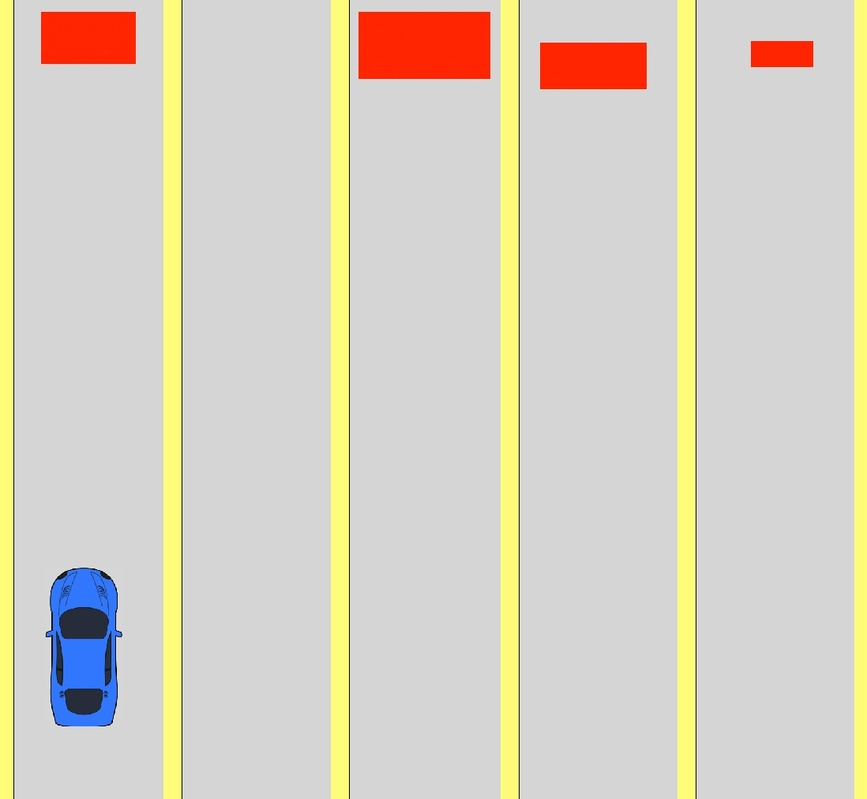
#> input picture 01_first_images/2_task/images/image_00.jpg, 867 x 799 px, shrunk from 1098 x 1012 before the run
$ jupyter execute 2notebook.ipynb
#> lines starting #> are read from the running program, lines starting #| are printed output that depends on the picture; after the words box and inside, x2 and y2 are one past the last pixel; in counts of white or black regions, pixels touching at a corner belong together
# Задача №2 - Пробки в городе

Требуется написать программу, которая на вход принимает картинку, на которой схематически изображена машинка на дороге с полосами и препятствия на полосах. Соответствующие объекты обозначены цветами, которые сохраняются на всех изображениях.

Результатом работы программы является номер полосы, на которую нужно перестроиться или сообщение о том, что перестраиваться не нужно.

Примечание: номер дороги считается слева направо, отсчет начинается с нуля.

[cell 1]
# импорт модулей
import cv2
import sys

import matplotlib.pyplot as plt
import numpy as np

## Функция для отрисовки изображения
Используем заранее написанную функцию plot_one_image для отображения картинок.

[cell 2]
def plot_one_image(image: np.ndarray, title: str) -> None:
    """
    Отобразить изображение с помощью matplotlib.
    Вспомогательная функция

    :param image: изображение для отображения
    :param title: заголовок для изображения
    :return: None
    """
    fig, ax = plt.subplots(1, 1, figsize=(4, 3))

    plt.title(title)

    image = cv2.cvtColor(image, cv2.COLOR_BGR2RGB)

    ax.imshow(image, cmap='gray')
    ax.axis('off')
    plt.show()

## Решение

Загрузим первое изображение и преобразуем его в цветовое пространство HSV, что обычно лучше подходит для выделения цветов.

[cell 3]
path = r'images//image_00.jpg'

img = cv2.imread(cv2.samples.findFile(path))
#> img is the input picture: shape (799, 867, 3); mean B, G, R 195, 209.4, 215.4

if img is None:
    sys.exit("Could not read the image.")

plot_one_image(image=img, title="OG road image (HSV)")

hsv = cv2.cvtColor(img, cv2.COLOR_BGR2HSV)
#> hsv: shape (799, 867, 3); mean H, S, V 13.8, 26, 217.5

Найдём на загруженном изображении автомобиль (всегда синего цвета) и препятствия на его пути (всегда красного цвета). Для этого создадим маски для автомобиля и препятствий, установив пороги для синего и красного.

[cell 4]
red_lower = np.array([0, 100, 100], np.uint8)
red_upper = np.array([10, 255, 255], np.uint8)
obstacle_mask = cv2.inRange(hsv, red_lower, red_upper)
#> obstacle_mask: shape (799, 867); 3% white; 4 white regions, box (x1, y1, x2, y2) and area: (358, 12, 491, 79) 8909, (540, 42, 647, 90) 5131, (41, 11, 136, 64) 4941, (751, 41, 814, 67) 1636

blue_lower = np.array([110, 50, 50], np.uint8)
blue_upper = np.array([130, 255, 255], np.uint8)
car_mask = cv2.inRange(hsv, blue_lower, blue_upper)
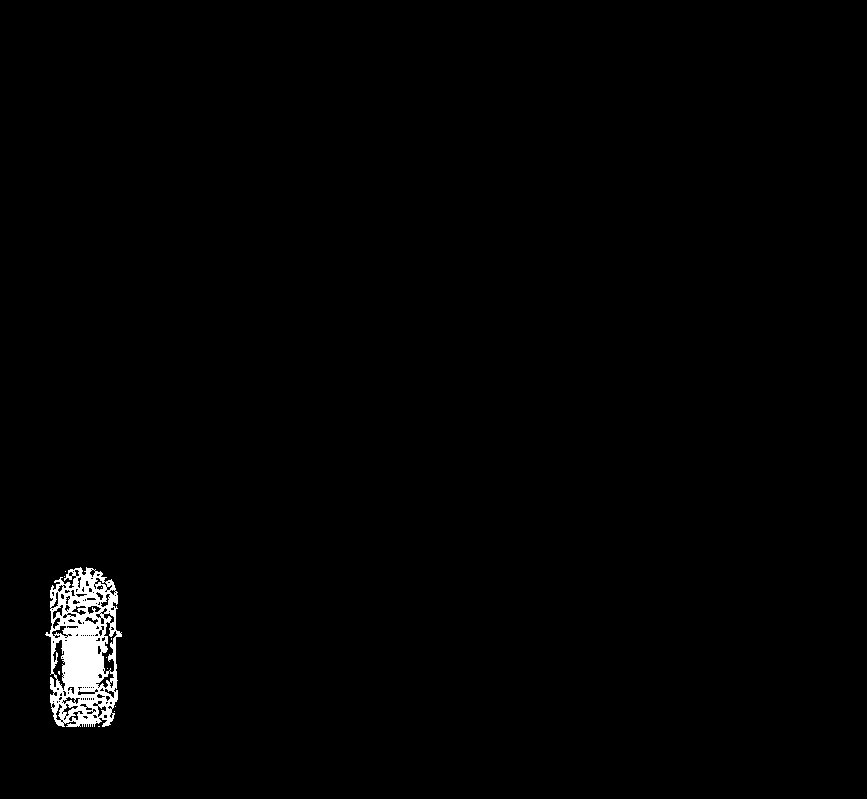
#> car_mask: shape (799, 867); 1.1% white; 11 white regions (10 under 20 px)

Найдём их контуры и отобразим наглядно на отдельном изображении: залитая чёрным картинка с синими и красными контурами машины и препятствий.

[cell 5]
obstacle_contours, _ = cv2.findContours(obstacle_mask, cv2.RETR_EXTERNAL, cv2.CHAIN_APPROX_SIMPLE)
#> obstacle_contours = 4 contours; box (x1, y1, x2, y2) and area: (358, 12, 491, 79) 8711, (540, 42, 647, 90) 4979, (41, 11, 136, 64) 4795, (751, 41, 814, 67) 1549
found_contours = np.zeros(img.shape, np.uint8)
cv2.drawContours(found_contours, obstacle_contours, -1, (0, 0, 255), 2)

car_contour, _ = cv2.findContours(car_mask, cv2.RETR_EXTERNAL, cv2.CHAIN_APPROX_NONE)
#> car_contour = 6 contours, 5 with area under 20; largest, box (x1, y1, x2, y2) and area: (45, 567, 122, 727) 9342
cv2.drawContours(found_contours, car_contour, -1, (255, 0, 0), 2)
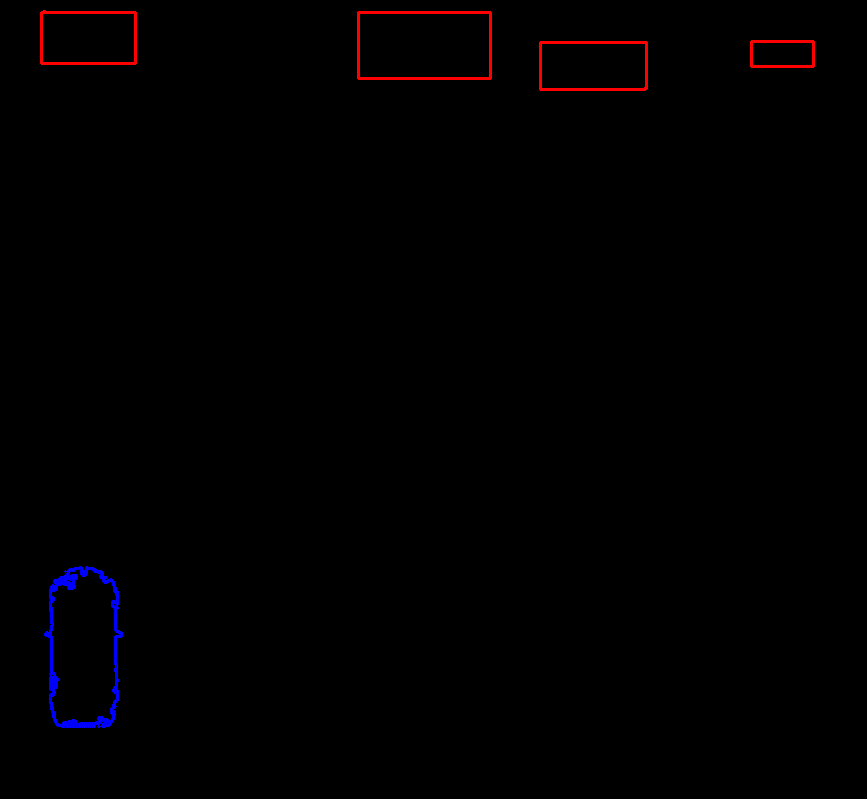
#> found_contours: shape (799, 867, 3); mean of channels 0, 1, 2 0.8, 0, 1.3; drawn as B, G, R

plot_one_image(image=found_contours, title="Found contours")

Определим количество полос. Известно, что все полосы, кроме одной, перекрыты препятствиями. Поэтому мы можем посчитать количество полос, посчитав количество препятствий и прибавив единицу (чтобы учесть свободную от препятствий дорогу).

Посчитаем также ширину полосы - вычисляется как ширина изображения, делённая на количество полос.

[cell 6]
lanes_num = 0
for obstacle in obstacle_contours:
    lanes_num += 1
#> this loop made 4 passes
#> after the loop, lanes_num = 4

lanes_num += 1
#> lanes_num = 5
print(f"Всего полос на картинке: {lanes_num}")
#| Всего полос на картинке: 5

lane_width = img.shape[1] // lanes_num
#> lane_width = 173

Теперь определим полосу автомобиля и наличие препятствий на полосах.

Ранее мы вычислили ширину полосы. Теперь можем вычислить центр автомобиля, тем самым вычислив, на какой полосе он находится.

Также мы вычисляем, на каких полосах есть препятствие. Сначала мы считаем, что препятствий на полосах нет вовсе, а затем проверяем, как прямоугольники по ширине соотносятся с полосами (чью ширину мы высчитали ранее).

Каждая полоса с препятствием окажется в массиве проверенных полос столько раз, сколько будет циклов.

[cell 7]
car_x = int(np.mean([c[0][0] for c in car_contour[0]]))
#> car_x = 98
car_lane = car_x // lane_width
#> car_lane = 0

checked_lanes = []
lane_obstacles = [False] * lanes_num
#> lane_obstacles = [False, False, False, False, False]
for c in obstacle_contours:
    x, _, w, _ = cv2.boundingRect(c)
    obstacle_lane = x // lane_width
    if (obstacle_lane * lane_width) <= x <= ((obstacle_lane + 1) * lane_width) - w:
        lane_obstacles[obstacle_lane] = True

    for i in range(lanes_num):
        if not lane_obstacles[i]:
            if i != car_lane:
                checked_lanes.append(i)
#> this loop made 4 passes
#> (x, w, obstacle_lane) on passes 1 to 4: (540, 107, 3), (751, 63, 4), (358, 133, 2), (41, 95, 0)
#> after the loop, checked_lanes = [1, 2, 4, 1, 2, 1, 1]; lane_obstacles = [True, False, True, True, True]

Последняя проверенная полоса - это и есть искомая, т.е. та, на которой нет препятствий (полосы считаются слева направо, начиная с 0).

[cell 8]
if checked_lanes[-1] != car_lane:
    print(f'Нужно перестроиться на полосу номер {checked_lanes[-1]}.')
#| Нужно перестроиться на полосу номер 1.
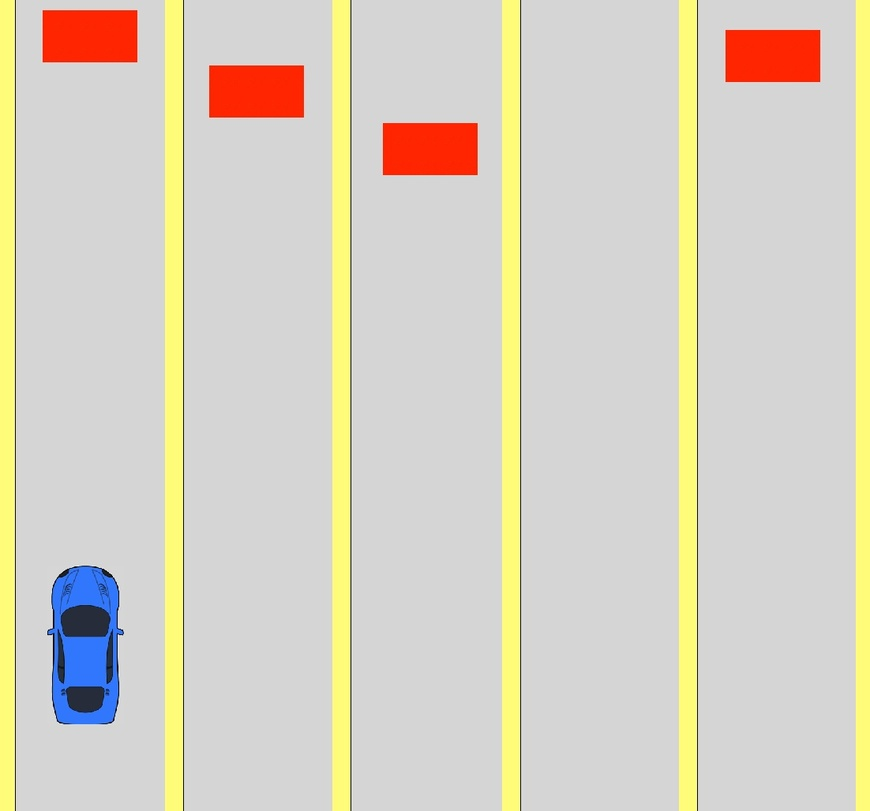
#> input picture 01_first_images/2_task/images/image_01.jpg, 870 x 811 px, shrunk from 1102 x 1028 before the run
#> further down, img is the input picture: shape (811, 870, 3); mean B, G, R 195, 209.9, 215.6
else:
    print('Перестраиваться не нужно')

## Найденные полосы для перестройки

Оформим весь вышенаписанный код в виде функции, чтобы применить его к оставшимся картинкам с полосами и препятствиями.

[cell 9]
def find_road_number(path_to_image: str):
    """
    Поиск номера полосы, на которую нужно перестроиться

    :param path_to_image: путь к картинке с автомобилем
    :return: строка с результатом
    """
#> called with path_to_image = 'images//image_01.jpg'

    img = cv2.imread(cv2.samples.findFile(path))

    if img is None:
        sys.exit("Could not read the image.")

    hsv = cv2.cvtColor(img, cv2.COLOR_BGR2HSV)
#> hsv: shape (811, 870, 3); mean H, S, V 10.6, 26.2, 217.7

    blue_lower = np.array([110, 50, 50], np.uint8)
    blue_upper = np.array([130, 255, 255], np.uint8)
    car_mask = cv2.inRange(hsv, blue_lower, blue_upper)
#> car_mask: shape (811, 870); 1% white; 4 white regions (3 under 20 px), largest, box (x1, y1, x2, y2) and area: (48, 565, 124, 725) 7316

    red_lower = np.array([0, 100, 100], np.uint8)
    red_upper = np.array([10, 255, 255], np.uint8)
    obstacle_mask = cv2.inRange(hsv, red_lower, red_upper)
#> obstacle_mask: shape (811, 870); 2.9% white; 4 white regions

    car_contour, _ = cv2.findContours(car_mask, cv2.RETR_EXTERNAL, cv2.CHAIN_APPROX_NONE)
#> car_contour = 3 contours, 2 with area under 20; largest, box (x1, y1, x2, y2) and area: (48, 565, 124, 725) 8721
    found_contours = np.zeros(img.shape, np.uint8)
    cv2.drawContours(found_contours, car_contour, -1, (255, 0, 0), 2)
#> found_contours: shape (811, 870, 3)

    obstacle_contours, _ = cv2.findContours(obstacle_mask, cv2.RETR_EXTERNAL, cv2.CHAIN_APPROX_SIMPLE)
#> obstacle_contours = 4 contours; box (x1, y1, x2, y2) and area: (42, 10, 138, 63) 4936, (209, 65, 304, 118) 4886, (382, 123, 478, 176) 4870, (725, 30, 821, 82) 4842
    cv2.drawContours(found_contours, obstacle_contours, -1, (0, 0, 255), 2)
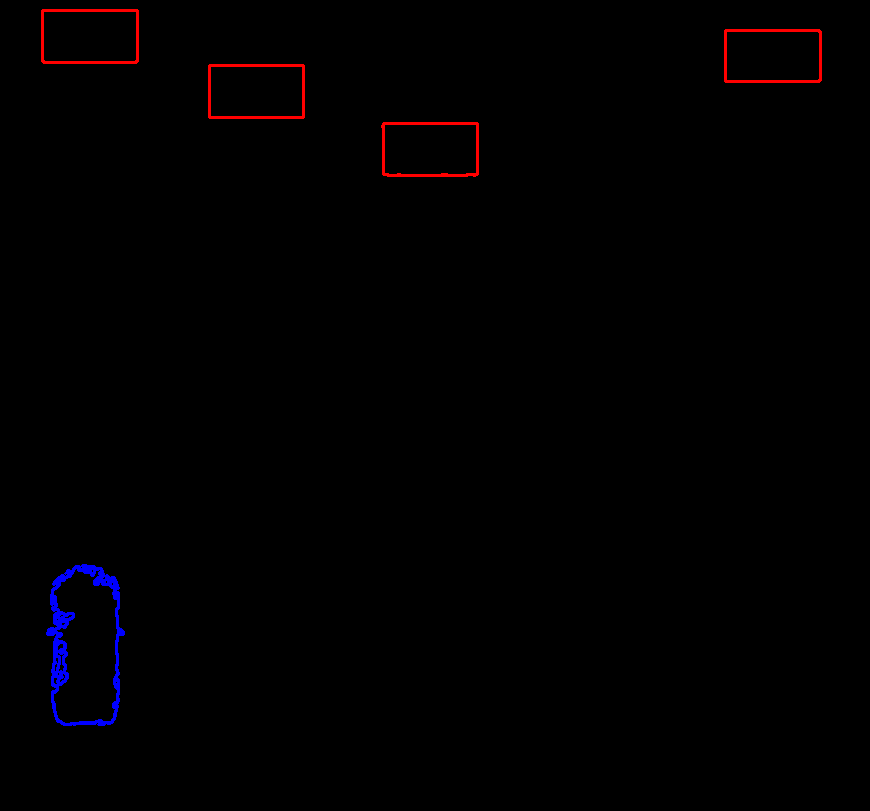
#> found_contours: shape (811, 870, 3); mean of channels 0, 1, 2 1, 0, 1.3; drawn as B, G, R

    lanes_num = 0
    for obstacle in obstacle_contours:
        lanes_num += 1
#> after the loop, lanes_num = 4

    lanes_num += 1
#> lanes_num = 5

    lane_width = img.shape[1] // lanes_num
#> lane_width = 174

    car_x = int(np.mean([c[0][0] for c in car_contour[0]]))
#> car_x = 49
    car_lane = car_x // lane_width
#> car_lane = 0

    checked_lanes = []
    lane_obstacles = [False] * lanes_num
#> lane_obstacles = [False, False, False, False, False]
    for c in obstacle_contours:
        x, _, w, _ = cv2.boundingRect(c)
        obstacle_lane = x // lane_width
        if (obstacle_lane * lane_width) <= x <= ((obstacle_lane + 1) * lane_width) - w:
            lane_obstacles[obstacle_lane] = True

        for i in range(lanes_num):
            if not lane_obstacles[i]:
                if i != car_lane:
                    checked_lanes.append(i)
#> this loop made 4 passes
#> (x, w, obstacle_lane) on passes 1 to 4: (382, 96, 2), (209, 95, 1), (725, 96, 4), (42, 96, 0)
#> after the loop, checked_lanes = [1, 3, 4, 3, 4, 3, 3]; lane_obstacles = [True, True, True, False, True]

    if checked_lanes[-1] != car_lane:
        return f'Нужно перестроиться на полосу номер {checked_lanes[-1]}'
    else:
        return 'Перестраиваться не нужно'

Применим написанную функцию к оставшимся двум картинкам. Отобразим сначала саму картинку, зачем - на какую полосу надо перестраиваться.

[cell 10]
path = r'images//image_01.jpg'

img = cv2.imread(cv2.samples.findFile(path))

if img is None:
    sys.exit("Could not read the image.")

plot_one_image(image=img, title="image_01.jpg")

print(find_road_number(path))

[cell 11]
path = r'images//image_02.jpg'

img = cv2.imread(cv2.samples.findFile(path))
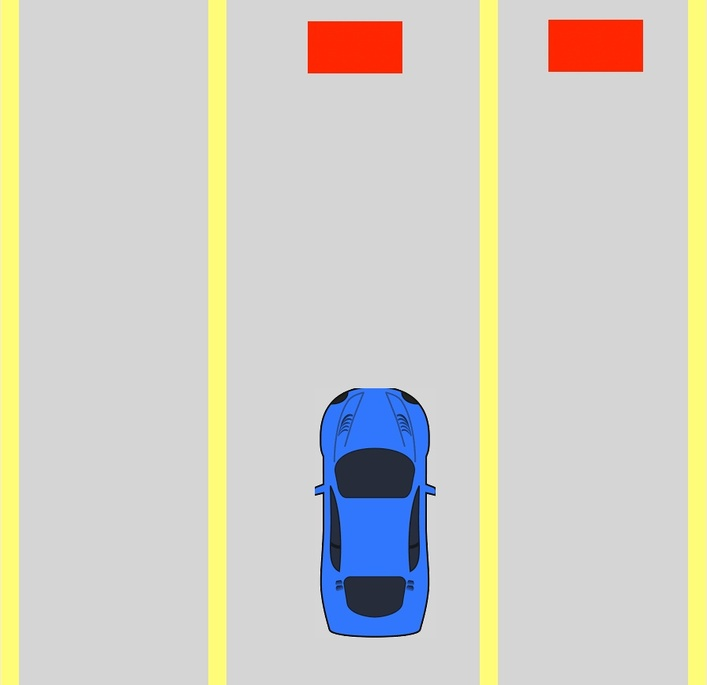
#> input picture 01_first_images/2_task/images/image_02.jpg, 707 x 685 px, shrunk from 896 x 868 before the run
#> img is the input picture: shape (685, 707, 3); mean B, G, R 197.6, 207.1, 209.2

if img is None:
    sys.exit("Could not read the image.")

plot_one_image(image=img, title="image_02.jpg")

print(find_road_number(path))
#> call 2 of find_road_number, with path_to_image = 'images//image_02.jpg'
#> in find_road_number (call 2), `hsv = cv2.cvtColor(img, cv2.COLOR_BGR2HSV)`: hsv: shape (685, 707, 3); mean H, S, V 15.1, 28.5, 216.6
#> in find_road_number (call 2), `car_mask = cv2.inRange(hsv, blue_lower, blue_upper)`: car_mask: shape (685, 707); 4.1% white; 10 white regions (9 under 20 px), largest, box (x1, y1, x2, y2) and area: (314, 388, 436, 637) 20063
#> in find_road_number (call 2), `obstacle_mask = cv2.inRange(hsv, red_lower, red_upper)`:
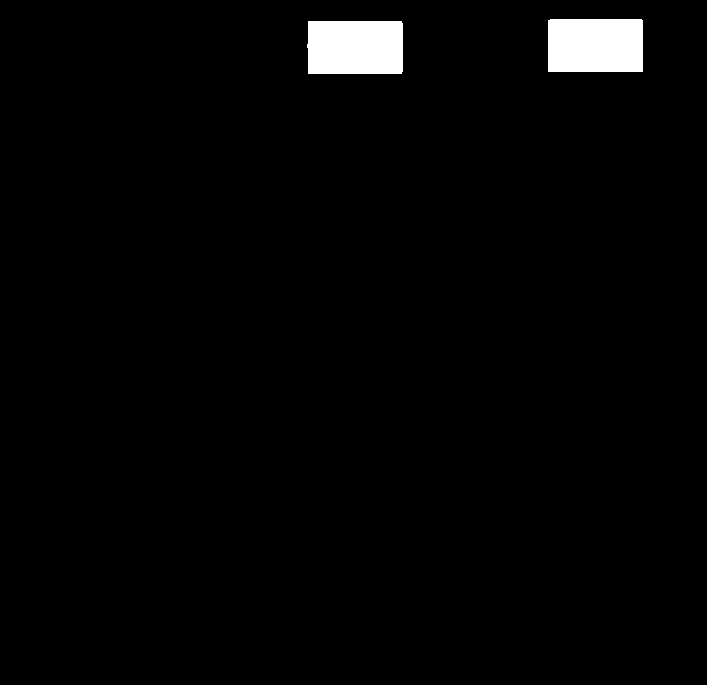
#> obstacle_mask: shape (685, 707); 2.1% white; 2 white regions
#> in find_road_number (call 2), `car_contour, _ = cv2.findContours(car_mask, cv2.RETR_EXTERNAL, cv2.CHA..`: car_contour = 10 contours, 9 with area under 20; largest, box (x1, y1, x2, y2) and area: (314, 388, 436, 637) 23529
#> in find_road_number (call 2), `obstacle_contours, _ = cv2.findContours(obstacle_mask, cv2.RETR_EXTERN..`: obstacle_contours = 2 contours; box (x1, y1, x2, y2) and area: (307, 21, 403, 74) 4889, (548, 19, 643, 72) 4886
#> in find_road_number (call 2), `cv2.drawContours(found_contours, obstacle_contours, -1, (0, 0, 255), 2)`:
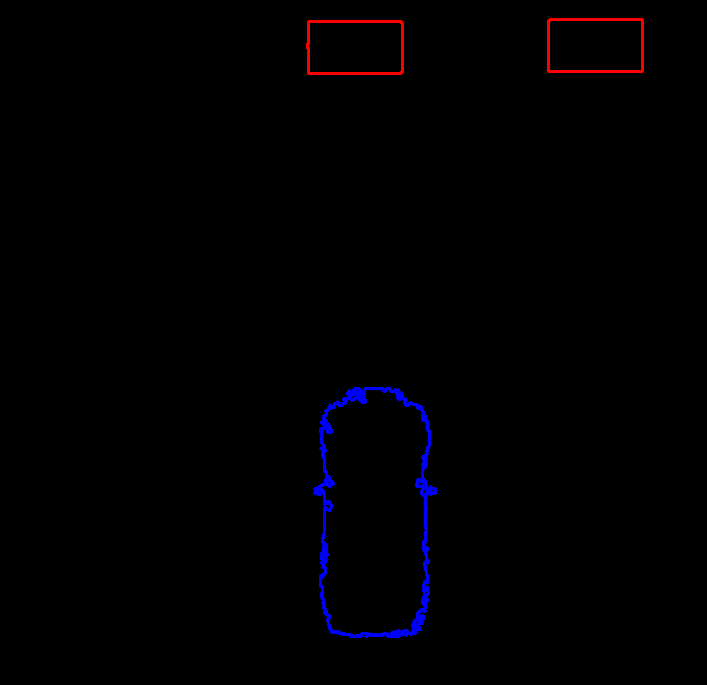
#> found_contours: shape (685, 707, 3); mean of channels 0, 1, 2 1.9, 0, 0.9; drawn as B, G, R
#> the loop in find_road_number (call 2), `for obstacle in obstacle_contours:` made 2 passes
#> lanes_num on passes 1 to 2: 1, 2
#> after the loop in find_road_number (call 2), `for obstacle in obstacle_contours:`: lanes_num = 2
#> in find_road_number (call 2), `lanes_num += 1`: lanes_num = 3
#> in find_road_number (call 2), `lane_width = img.shape[1] // lanes_num`: lane_width = 235
#> in find_road_number (call 2), `car_x = int(np.mean([c[0][0] for c in car_contour[0]]))`: car_x = 366
#> in find_road_number (call 2), `car_lane = car_x // lane_width`: car_lane = 1
#> in find_road_number (call 2), `lane_obstacles = [False] * lanes_num`: lane_obstacles = [False, False, False]
#> the loop in find_road_number (call 2), `for c in obstacle_contours:` made 2 passes
#> (x, w, obstacle_lane) on passes 1 to 2: (307, 96, 1), (548, 95, 2)
#> after the loop in find_road_number (call 2), `for c in obstacle_contours:`: checked_lanes = [0, 2, 0]; lane_obstacles = [False, True, True]
